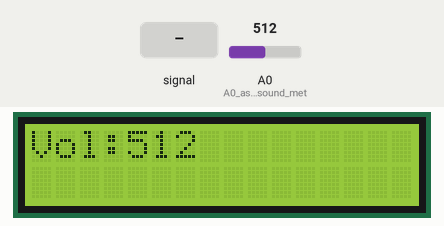
The sketch below on a simulated Arduino Uno, built with avr-gcc and run on an emulated ATmega328P. On the bench: 16×2 character LCD. The test bench sets the inputs (shaded band); at power-on: A0 (A0_as_input_for_sound_met) = 512. What the sketch prints to the serial monitor is not drawn.

Above: at 1.2 s.
1.3 s: A0 (A0_as_input_for_sound_met) fed a 200 Hz sine of ±81 counts around its level
At 1.44 s:
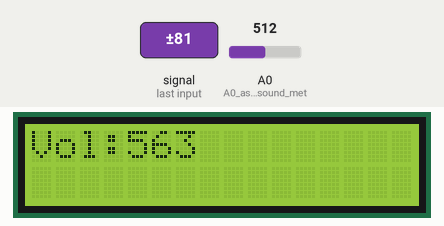
2.8 s: A0 (A0_as_input_for_sound_met) set to 716
At 3.8 s:
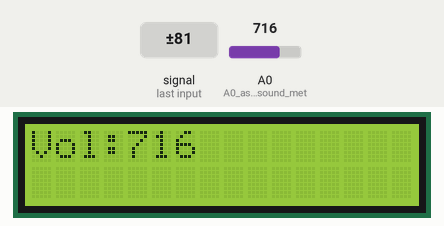
4.3 s: A0 (A0_as_input_for_sound_met) fed a 1000 Hz sine of ±255 counts around its level
At 4.41 s:
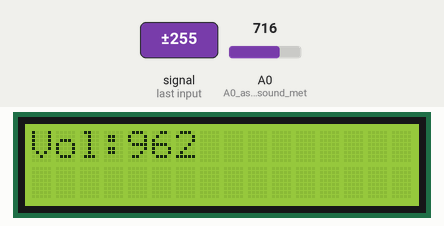
5.8 s: A0 (A0_as_input_for_sound_met) set to 0
At 6.3 s:
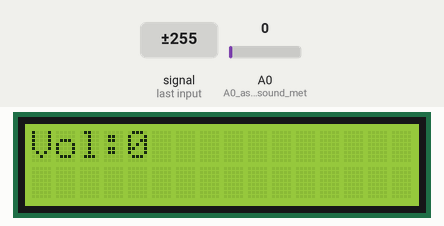
8.8 s: A0 (A0_as_input_for_sound_met) set to 122
At 9.3 s:
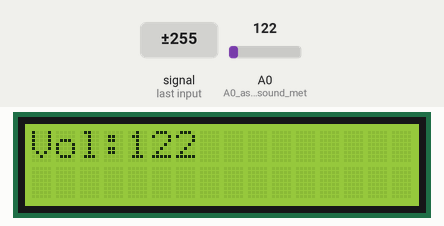
Timing chart, 0 to 11.4 s (numbered marks = the images above; inputs shaded):
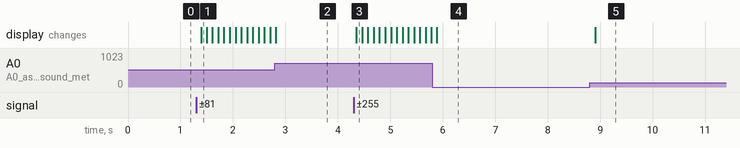

The sketch:

Sound_LCDI2C.ino
```cpp
#include <Wire.h> //Libraries needed for LCD
#include <LiquidCrystal_I2C.h>

LiquidCrystal_I2C lcd(0x38);  // Set the LCD I2C address

void setup() {
  pinMode(A0, INPUT); //A0 as input for sound meter
  Serial.begin(9600);
  lcd.begin(16,2);               // initialize the lcd
  lcd.setCursor(0,0); //go to beginning line
}
void loop() {
  int volume = analogRead(A0);
  Serial.println(volume); //print to serial monitor
  lcd.clear();
  lcd.print("Vol:");
  lcd.print(volume);
  delay(100); //If the screen is flashing, change this value to be larger
}
```

Measured:
- after the input at 1.3 s, the display: changes after 0.09 s (image 1)
- after the input at 4.3 s, the display: changes after 0.06 s (image 3)
- after the input at 8.8 s, the display: changes after 0.11 s (image 5)
